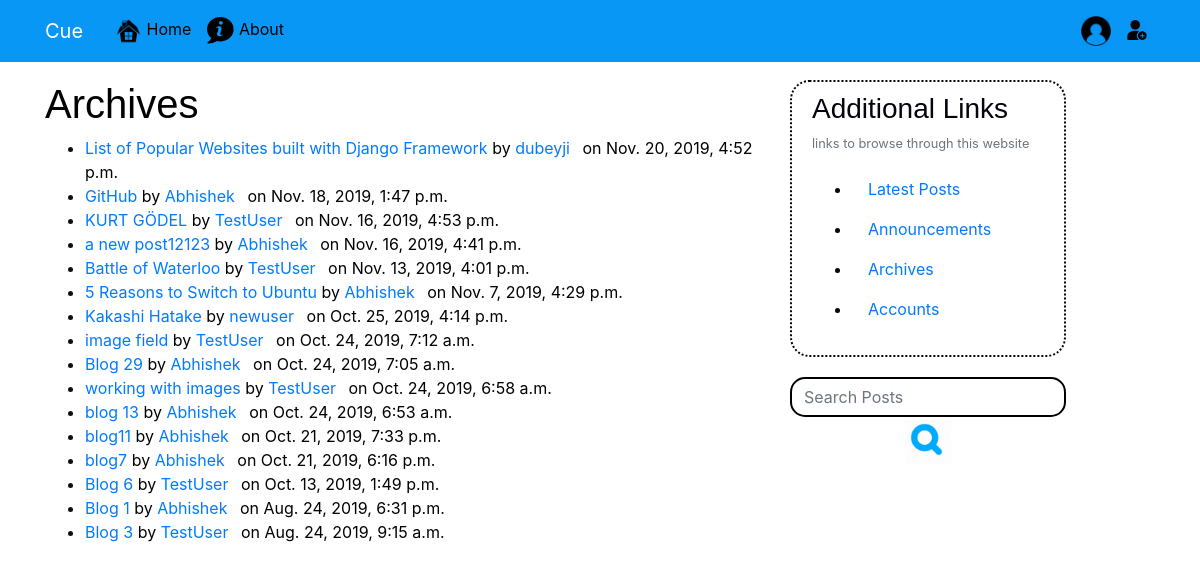
Page /archive/ on the committed database.
### blog/models.py (models this page shows, shortened)
class Post(models.Model):
    title = models.CharField(max_length = 100)
    content = models.TextField()
    date_posted = models.DateTimeField(default=timezone.now)
    author  = models.ForeignKey(User,on_delete=models.CASCADE)
    image = models.ImageField(blank=True,null=True,upload_to='posts_pics')
    positive_votes = models.IntegerField(default=0)
    negative_votes = models.IntegerField(default=0)
    total_points = models.IntegerField(default=0)
    likes = models.PositiveIntegerField(default=0)

### blog/templates/blog/post_archive.html
{% extends "blog/base.html" %}
{% block content %}
<h1>   Archives</h1>
<ul>
        {% for article in latest %}
            <li><font color = "#010102">
                <a href="{% url 'post-detail' article.id %}"> {{ article.title }} </a>by <font color = "#6bfa75">  <a class="mr-2" href="{% url 'user-posts' article.author.username %}">{{ article.author }}</a></font> on {{ article.date_posted }}
                </font>
            </li>
        {% endfor %}
</ul>
{% endblock %}

### blog/static/blog/main.css (style rules this page uses)
body { background: #f0eaea; color: #111010; margin-top: 5rem; }
h1, h2, h3 { color: #030202; font-family: Arial, Helvetica, sans-serif; }
ul { margin: 0; }

### rows in the picture
Post: title "List of Popular Websites built with Django Framework", author "dubeyji", date_posted "Nov. 20, 2019, 4:52 p.m."
Post: title "GitHub", author "Abhishek", date_posted "Nov. 18, 2019, 1:47 p.m."
Post: title "KURT GÖDEL", author "TestUser", date_posted "Nov. 16, 2019, 4:53 p.m."
Post: title "a new post12123", author "Abhishek", date_posted "Nov. 16, 2019, 4:41 p.m."
Post: title "Battle of Waterloo", author "TestUser", date_posted "Nov. 13, 2019, 4:01 p.m."
Post: title "5 Reasons to Switch to Ubuntu", author "Abhishek", date_posted "Nov. 7, 2019, 4:29 p.m."
Post: title "Kakashi Hatake", author "newuser", date_posted "Oct. 25, 2019, 4:14 p.m."
Post: title "image field", author "TestUser", date_posted "Oct. 24, 2019, 7:12 a.m."
Post: title "Blog 29", author "Abhishek", date_posted "Oct. 24, 2019, 7:05 a.m."
Post: title "working with images", author "TestUser", date_posted "Oct. 24, 2019, 6:58 a.m."
Post: title "blog 13", author "Abhishek", date_posted "Oct. 24, 2019, 6:53 a.m."
Post: title "blog11", author "Abhishek", date_posted "Oct. 21, 2019, 7:33 p.m."
Post: title "blog7", author "Abhishek", date_posted "Oct. 21, 2019, 6:16 p.m."
Post: title "Blog 6", author "TestUser", date_posted "Oct. 13, 2019, 1:49 p.m."
Post: title "Blog 1", author "Abhishek", date_posted "Aug. 24, 2019, 6:31 p.m."
Post: title "Blog 3", author "TestUser", date_posted "Aug. 24, 2019, 9:15 a.m."
